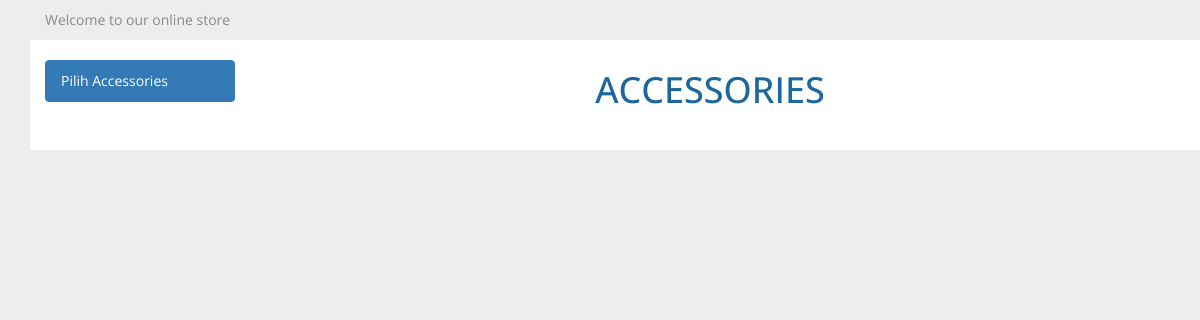
The page /onlineshop/pages/accesoris.php on the database as committed earlier.
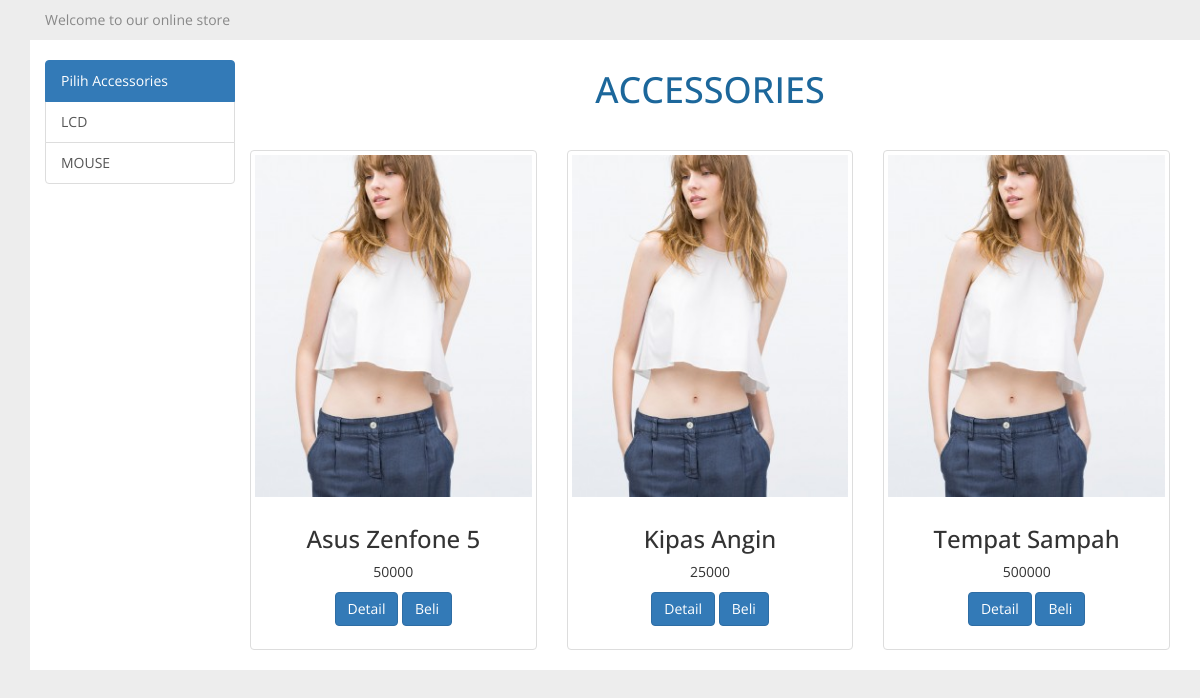
The same page on the database as committed later.
### tables this page shows
CREATE TABLE `sys_menu_accesoris` (
  `id` int(11) NOT NULL,
  `label_cat` varchar(20) NOT NULL,
  `link` varchar(100) NOT NULL
);

CREATE TABLE `sys_product` (
  `id` int(11) NOT NULL,
  `label` varchar(100) NOT NULL,
  `price` int(100) DEFAULT NULL,
  `brand_id` int(10) NOT NULL,
  `cat_id` int(10) NOT NULL,
  `time` date DEFAULT NULL,
  `description` varchar(255) DEFAULT NULL,
  `images` varchar(255) DEFAULT NULL
);

### onlineshop/pages/accesoris.php (the view, shortened to what this page needs)
<!DOCTYPE html>
<html lang="en">
  <head>
    <link href="../../css/bootstrap.css" rel="stylesheet">
    <link href="../../css/custom.css" rel="stylesheet">
  </head>
  <body>
  <header>
  	<div class="container">
  		<div class="col-md-12">
  			<p>Welcome to our online store</p>
  		</div>
  	</div>
  </header>
  <div class="container">
      <?php include("menu.php") ?>
	 <div class="accessories container">
	 	<div class="selection col-md-2">
	 		<div class="list-group">
                            <p class="list-group-item active">
                                Pilih Accessories
                            </p>
                            <?php
                                $query = "SELECT * FROM sys_menu_accesoris order by label_cat";
                                $result = mysqli_query($dbc, $query);
                                while ($nav = mysqli_fetch_assoc($result)) { ?>
                                    <a href="<?php echo $nav['link'];  ?>?page=<?php echo $nav['id'];?>"
                                       class="list-group-item"><?php echo $nav['label_cat']; ?></a>
                                <?php }
                            ?>
			</div>
		</div>
	 	<div class="col-md-10">
	 		<div class="row">
	 		  <div class=" title col-md-12 text-center">
		 		<h1>ACCESSORIES</h1>
		 	  </div>
                            <?php
                            $query = "select * from sys_product";
                            $result = mysqli_query($dbc, $query);
                            while ($product =  mysqli_fetch_assoc($result)){?>
                                <div class="col-sm-6 col-md-4 text-center">
                                    <div class="thumbnail">
                                      <img src="../../images/product/crop_top1.jpg">
                                      <div class="caption">
                                        <h3><?php echo $product['label']; ?></h3>
                                        <p><?php echo $product['price']; ?></p>
                                        <p><a href="#" class="btn btn-primary" role="button">Detail</a>
                                        <a href="#" class="btn btn-primary" role="button">Beli</a></p>
                                      </div>
                                    </div>
                                </div>
                            <?php }
                            ?>
			</div>
		</div>
	 </div>
 </div>
  </body>
</html>

### css/custom.css (style rules this page uses)
body { background-color: #EDEDED; font-family: 'Open Sans', sans-serif; }
header { padding-top: 10px; }
header p { color: #888888; }
.title { margin-bottom: 20px; color: #1c679b; padding: 10px 0px; }
.accessories { background-color: #FFFFFF; }
.accessories .selection { padding: 20px 0px; }
.container { border: none; }

Rows that differ between the two databases and show on the page:
added sys_menu_accesoris: label_cat "LCD"
added sys_menu_accesoris: label_cat "MOUSE"
added sys_product: label "Asus Zenfone 5", price "50000"
added sys_product: label "Kipas Angin", price "25000"
added sys_product: label "Tempat Sampah", price "500000"
